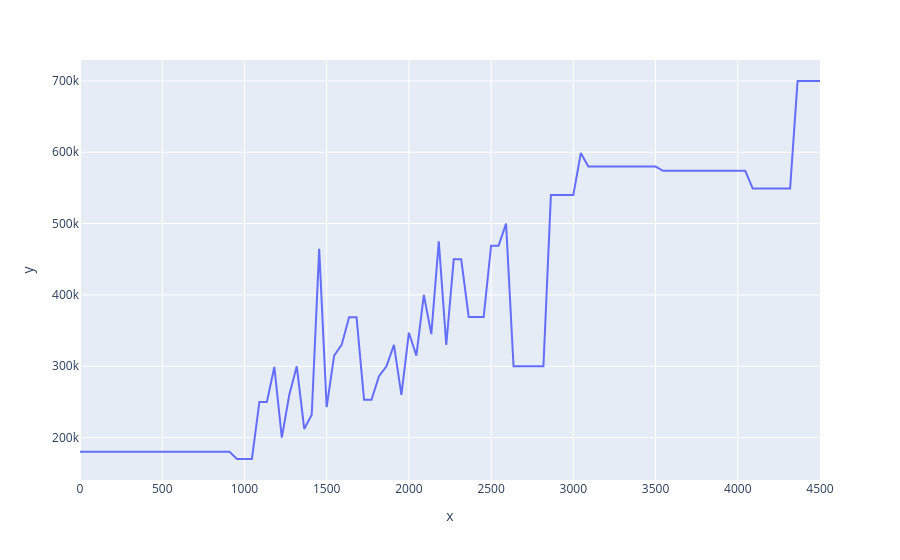

Write notebook code for a chart like this one.
### Code cell
x_reg = np.linspace(0, 4500, 100)
y_reg = model_tree.predict(x_reg.reshape(100,1))
px.line(x=x_reg, y=y_reg)
